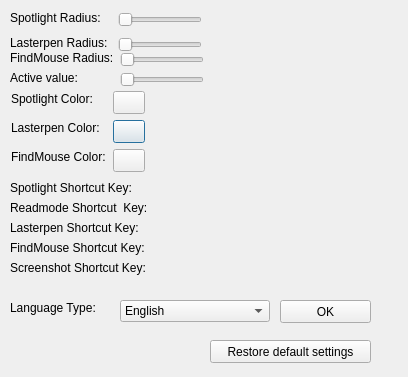
<?xml version="1.0" encoding="UTF-8"?>
<ui version="4.0">
 <class>QSpotlightSetting</class>
 <widget class="QDialog" name="QSpotlightSetting">
  <property name="geometry">
   <rect>
    <x>0</x>
    <y>0</y>
    <width>408</width>
    <height>377</height>
   </rect>
  </property>
  <property name="windowTitle">
   <string>Dialog</string>
  </property>
  <widget class="QLabel" name="label_7">
   <property name="geometry">
    <rect>
     <x>10</x>
     <y>180</y>
     <width>151</width>
     <height>16</height>
    </rect>
   </property>
   <property name="text">
    <string>Spotlight Shortcut Key:</string>
   </property>
  </widget>
  <widget class="QLabel" name="label_8">
   <property name="geometry">
    <rect>
     <x>10</x>
     <y>200</y>
     <width>141</width>
     <height>16</height>
    </rect>
   </property>
   <property name="text">
    <string>Readmode Shortcut  Key:</string>
   </property>
  </widget>
  <widget class="QLabel" name="label_9">
   <property name="geometry">
    <rect>
     <x>10</x>
     <y>220</y>
     <width>141</width>
     <height>16</height>
    </rect>
   </property>
   <property name="text">
    <string>Lasterpen Shortcut Key:</string>
   </property>
  </widget>
  <widget class="QLabel" name="label_10">
   <property name="geometry">
    <rect>
     <x>10</x>
     <y>240</y>
     <width>141</width>
     <height>16</height>
    </rect>
   </property>
   <property name="text">
    <string>FindMouse Shortcut Key:</string>
   </property>
  </widget>
  <widget class="QSlider" name="sliderWatordrop">
   <property name="geometry">
    <rect>
     <x>120</x>
     <y>50</y>
     <width>84</width>
     <height>19</height>
    </rect>
   </property>
   <property name="orientation">
    <enum>Qt::Horizontal</enum>
   </property>
  </widget>
  <widget class="QSlider" name="sliderSpotLight">
   <property name="geometry">
    <rect>
     <x>118</x>
     <y>10</y>
     <width>84</width>
     <height>19</height>
    </rect>
   </property>
   <property name="orientation">
    <enum>Qt::Horizontal</enum>
   </property>
  </widget>
  <widget class="QLabel" name="label_2">
   <property name="geometry">
    <rect>
     <x>10</x>
     <y>35</y>
     <width>102</width>
     <height>16</height>
    </rect>
   </property>
   <property name="text">
    <string>Lasterpen Radius:</string>
   </property>
  </widget>
  <widget class="QLabel" name="label">
   <property name="geometry">
    <rect>
     <x>10</x>
     <y>10</y>
     <width>102</width>
     <height>16</height>
    </rect>
   </property>
   <property name="text">
    <string>Spotlight Radius:</string>
   </property>
  </widget>
  <widget class="QLabel" name="label_6">
   <property name="geometry">
    <rect>
     <x>10</x>
     <y>50</y>
     <width>102</width>
     <height>16</height>
    </rect>
   </property>
   <property name="text">
    <string>FindMouse Radius:</string>
   </property>
  </widget>
  <widget class="QSlider" name="sliderLasterPen">
   <property name="geometry">
    <rect>
     <x>118</x>
     <y>35</y>
     <width>84</width>
     <height>19</height>
    </rect>
   </property>
   <property name="orientation">
    <enum>Qt::Horizontal</enum>
   </property>
  </widget>
  <widget class="QLabel" name="label_4">
   <property name="geometry">
    <rect>
     <x>11</x>
     <y>120</y>
     <width>96</width>
     <height>16</height>
    </rect>
   </property>
   <property name="maximumSize">
    <size>
     <width>120</width>
     <height>16777215</height>
    </size>
   </property>
   <property name="text">
    <string>Lasterpen Color:</string>
   </property>
  </widget>
  <widget class="QLabel" name="label_3">
   <property name="geometry">
    <rect>
     <x>11</x>
     <y>91</y>
     <width>96</width>
     <height>16</height>
    </rect>
   </property>
   <property name="maximumSize">
    <size>
     <width>120</width>
     <height>16777215</height>
    </size>
   </property>
   <property name="text">
    <string>Spotlight Color:</string>
   </property>
  </widget>
  <widget class="QPushButton" name="colorLasterpen">
   <property name="geometry">
    <rect>
     <x>113</x>
     <y>120</y>
     <width>32</width>
     <height>23</height>
    </rect>
   </property>
   <property name="text">
    <string/>
   </property>
  </widget>
  <widget class="QLabel" name="label_5">
   <property name="geometry">
    <rect>
     <x>11</x>
     <y>149</y>
     <width>96</width>
     <height>16</height>
    </rect>
   </property>
   <property name="maximumSize">
    <size>
     <width>120</width>
     <height>16777215</height>
    </size>
   </property>
   <property name="text">
    <string>FindMouse Color:</string>
   </property>
  </widget>
  <widget class="QPushButton" name="colorWatordrop">
   <property name="geometry">
    <rect>
     <x>113</x>
     <y>149</y>
     <width>32</width>
     <height>23</height>
    </rect>
   </property>
   <property name="text">
    <string/>
   </property>
  </widget>
  <widget class="QPushButton" name="colorSpotlight">
   <property name="geometry">
    <rect>
     <x>113</x>
     <y>91</y>
     <width>32</width>
     <height>23</height>
    </rect>
   </property>
   <property name="text">
    <string/>
   </property>
  </widget>
  <widget class="QLabel" name="label_11">
   <property name="geometry">
    <rect>
     <x>10</x>
     <y>300</y>
     <width>102</width>
     <height>16</height>
    </rect>
   </property>
   <property name="minimumSize">
    <size>
     <width>102</width>
     <height>0</height>
    </size>
   </property>
   <property name="text">
    <string>Language Type:</string>
   </property>
  </widget>
  <widget class="QComboBox" name="LanguagecomboBox">
   <property name="geometry">
    <rect>
     <x>120</x>
     <y>300</y>
     <width>150</width>
     <height>22</height>
    </rect>
   </property>
   <property name="minimumSize">
    <size>
     <width>150</width>
     <height>0</height>
    </size>
   </property>
   <item>
    <property name="text">
     <string>English</string>
    </property>
   </item>
   <item>
    <property name="text">
     <string>Chinese</string>
    </property>
   </item>
  </widget>
  <widget class="QPushButton" name="pushButtonOK">
   <property name="geometry">
    <rect>
     <x>280</x>
     <y>300</y>
     <width>91</width>
     <height>23</height>
    </rect>
   </property>
   <property name="text">
    <string>OK</string>
   </property>
  </widget>
  <widget class="QLabel" name="label_active_value">
   <property name="geometry">
    <rect>
     <x>10</x>
     <y>70</y>
     <width>102</width>
     <height>16</height>
    </rect>
   </property>
   <property name="text">
    <string>Active value:</string>
   </property>
  </widget>
  <widget class="QSlider" name="sliderActiveValue">
   <property name="geometry">
    <rect>
     <x>120</x>
     <y>70</y>
     <width>84</width>
     <height>19</height>
    </rect>
   </property>
   <property name="orientation">
    <enum>Qt::Horizontal</enum>
   </property>
  </widget>
  <widget class="QPushButton" name="RestoreDefaultpushButton">
   <property name="geometry">
    <rect>
     <x>210</x>
     <y>340</y>
     <width>161</width>
     <height>23</height>
    </rect>
   </property>
   <property name="text">
    <string>Restore default settings</string>
   </property>
  </widget>
  <widget class="QLabel" name="label_12">
   <property name="geometry">
    <rect>
     <x>10</x>
     <y>260</y>
     <width>141</width>
     <height>16</height>
    </rect>
   </property>
   <property name="text">
    <string>Screenshot Shortcut Key:</string>
   </property>
  </widget>
 </widget>
 <resources/>
 <connections/>
</ui>
